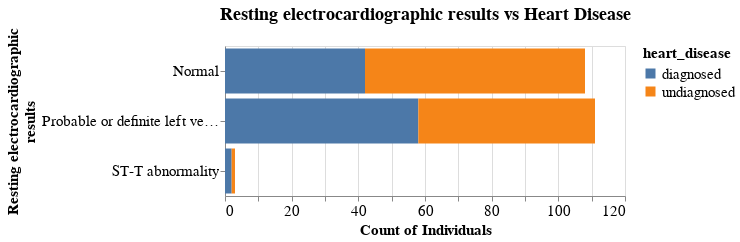

Notebook code cell kept with this figure:
### Markdown cell above
The proportions of diagnosed and undiagnosed indivisuals seem similar in both categories, so we will regard this as little to no correlation for now.

### Code cell
# replace the values of resting_electrocardiographic_results
hd_train["resting_electrocardiographic_results"] = hd_train[
    "resting_electrocardiographic_results"].replace({
    0: 'Normal',
    1: 'ST-T abnormality',
    2: 'Probable or definite left ventricular hypertrophy',
})

restecg_graph = (
    alt.Chart(hd_train, title = "Resting electrocardiographic results vs Heart Disease")  
    .mark_bar()
    .encode(
        x=alt.X("count()", title= "Count of Individuals"), color="heart_disease",
        y=alt.Y("resting_electrocardiographic_results:N", title=["Resting electrocardiographic", "results"]), 
    ).properties(width=400, height=150)
)
restecg_graph

### Figure 1 — Vega-Lite specification as saved in the notebook (floating-point values rounded to 4 significant figures; data arrays with more than 128 entries replaced by an {"elided": "..."} marker saying what was removed)
{"config": {"view": {"height": 300, "width": 300}, "title": {"fontSize": 18}, "axisX": {"labelFontSize": 15, "titleFontSize": 15}, "axisY": {"labelFontSize": 15, "titleFontSize": 15}, "legend": {"labelFontSize": 15, "titleFontSize": 15}}, "data": {"name": "data-735fc39e42931857315ae9fb9b414286"}, "mark": "bar", "encoding": {"color": {"field": "heart_disease", "type": "nominal"}, "x": {"aggregate": "count", "title": "Count of Individuals", "type": "quantitative"}, "y": {"field": "resting_electrocardiographic_results", "title": ["Resting electrocardiographic", "results"], "type": "nominal"}}, "height": 150, "title": "Resting electrocardiographic results vs Heart Disease", "width": 400, "$schema": "https://vega.github.io/schema/vega-lite/v4.17.0.json", "datasets": {"data-735fc39e42931857315ae9fb9b414286": {"elided": "222 records"}}}
